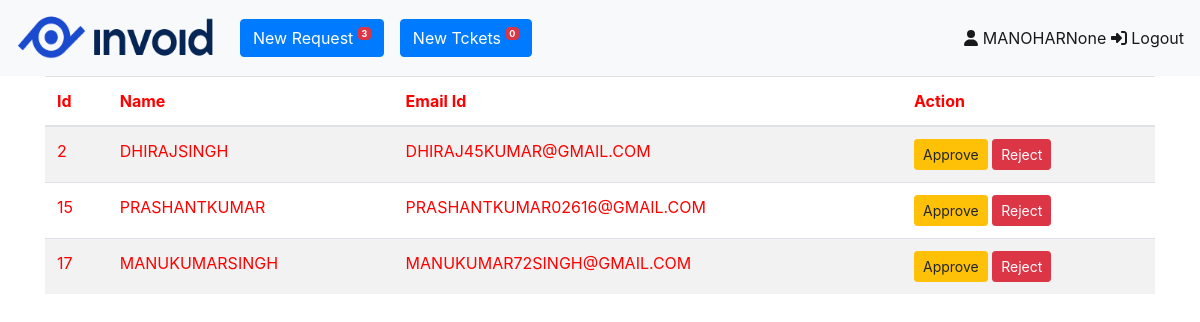
Screenshot of /viewallrequestD/ (signed in) with the database file from the repository.
### User/models.py (models this page shows, shortened)
class User(models.Model):
    fname=models.CharField(max_length=50)
    lname =models.CharField(max_length=50,null=True)
    gen = models.CharField(max_length=7)
    email = models.EmailField(max_length=100,unique=True)
    pwd = models.CharField(max_length=10)
    utype = models.ForeignKey(UserType,on_delete=models.CASCADE)
    approvedby = models.IntegerField(null=True)
    approveldt = models.DateTimeField(null=True)

### User/views.py (the view)
# urls.py: path('viewallrequestD/',views.viewallrequestfordev),
def viewallrequestfordev(request):
    uid = request.session.get('uid', 'none')
    if uid == 'none':
        return redirect('/login/')
    un = request.session.get('un')
    uid = request.session.get('uid')
    ut = request.session.get('ut')
    new_request = User.objects.filter(approvedby= None)
    tnr = len(new_request)
    newtr = Ticket.objects.filter(status=None)
    ntr = len(newtr)
    return render(request,'viewallrequestfordev.html',{'uid':uid,'tr':tnr,'nr':new_request,'un':un,'ut':ut,'ntr':ntr})

### User/templates/viewallrequestfordev.html (shortened to what this page needs)
{% extends 'devloper.html'%}
{%block content%}
<table class="table table-striped" style="color:red" >
            <thead>
                <tr>
                    <th>Id</th>
                    <th>Name</th>
                    <th>Email Id</th>
                    <th>Action</th>
                </tr>
            </thead>
            <tbody>
                {% for n in nr %}
            <tr>
                <td>{{ n.id}}</td>
                <td>{{ n.fname|upper}}{{n.lname|upper}}</td>
                <td>{{ n.email|upper}}</td>
                <td>
                    <a href="/approveduser/{{n.id}}/{{uid}}" class="btn btn-warning btn-sm">Approve</a>
                    <a href="/rejectuser/{{n.id}}" class="btn btn-danger btn-sm">Reject</a>
                </td>
            </tr>
            {%endfor%}
            </tbody>
        </table>
{%endblock%}

### rows the page displays
User: id "2", fname "DHIRAJ", lname "SINGH", email "DHIRAJ45KUMAR@GMAIL.COM"
User: id "15", fname "PRASHANT", lname "KUMAR", email "PRASHANTKUMAR02616@GMAIL.COM"
User: id "17", fname "MANUKUMAR", lname "SINGH", email "MANUKUMAR72SINGH@GMAIL.COM"

### other values shown
{{ tr }} "3"
{{ ntr }} "0"
{{ un |upper }} "MANOHAR"
{{ ut }} "None"
